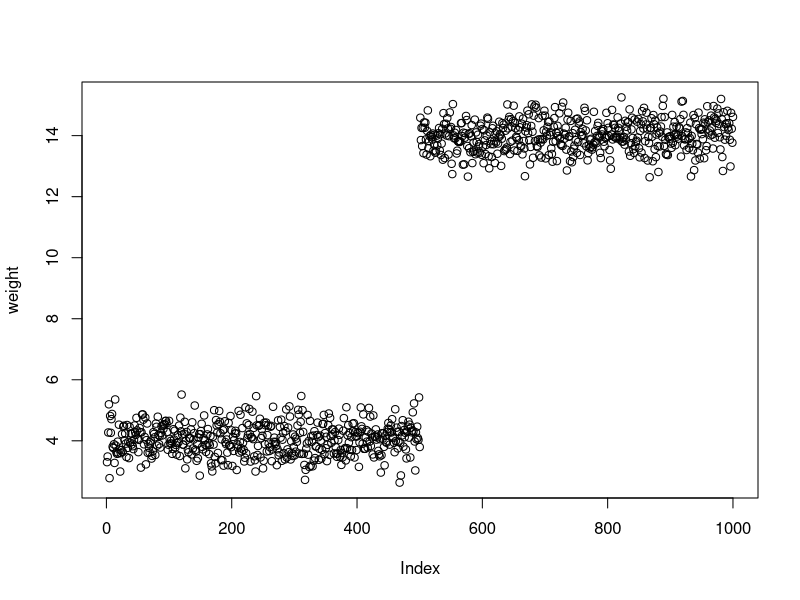

R code for this plot:
## ---- chunk 1
library(tidyverse)
## ---- chunk 2
animal <- rep(c("cat", "dog"), each = 500) 
weight <- rnorm(1000, 4, .5) + 10 * as.numeric(animal == "dog") 
sleepDaily <- rnorm(1000, 15, 2) - 2 * as.numeric(animal == "dog") 
dat <- data.frame(animal, weight, sleepDaily, stringsAsFactors = FALSE)
plot(weight)
